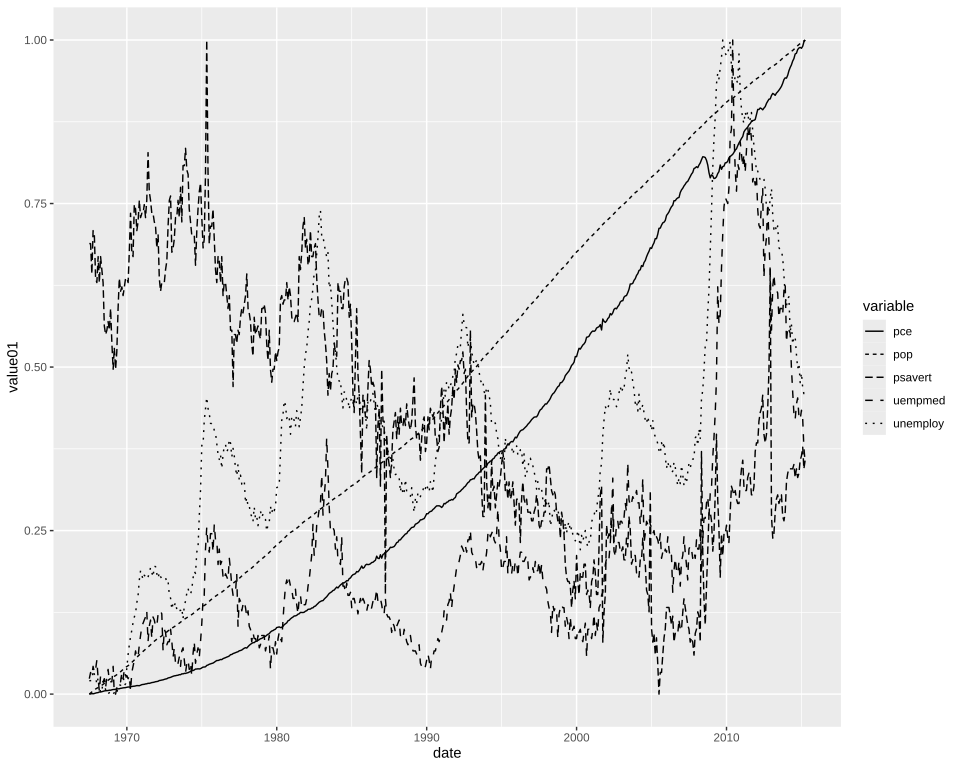

Source code (R):
# The plot test/golden/linetype_economics.svg draws, drawn by ggplot2 itself, as ggplot2's own visual
# tests draw their snapshots: the independent check on that golden whenever it changes. The suite
# never runs this; it needs R, ggplot2 and vdiffr, saved as the Docker image giggly-r:ggplot2-4.0.3.
# From the repository's root:
#
#   docker run --rm -v "$PWD/test/golden":/golden:ro giggly-r:ggplot2-4.0.3 \
#     Rscript /golden/linetype_economics.R > linetype_economics.ggplot2.svg
#
# and compare the two drawings element by element, as test/golden/point.R describes.
#
# scale_linetype()'s own example: economics_long's five series, each rescaled 0 to 1, a line each
# in the first five of pal_linetype()'s line types, solid, 22, 42, 44 and 13, with a legend of
# their keys.
# First checked with ggplot2 4.0.3 and vdiffr 1.0.9: every element matches, the x axis drawn before
# the y as test/golden/point.R describes, and every clip path.

library(ggplot2)

plot <- ggplot(economics_long, aes(date, value01)) +
  geom_line(aes(linetype = variable)) +
  theme_gray()

file <- tempfile(fileext = ".svg")
suppressWarnings(vdiffr::write_svg(plot, file))
cat(readLines(file), sep = "\n")
